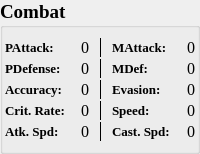
                  <widget class="QGroupBox" name="combatGroupBox">
                   <property name="font">
                    <font>
                     <family>Times New Roman</family>
                     <pointsize>14</pointsize>
                     <bold>true</bold>
                    </font>
                   </property>
                   <property name="title">
                    <string>Combat</string>
                   </property>
                   <layout class="QVBoxLayout" name="verticalLayout_3">
                    <property name="spacing">
                     <number>2</number>
                    </property>
                    <property name="leftMargin">
                     <number>2</number>
                    </property>
                    <property name="topMargin">
                     <number>10</number>
                    </property>
                    <property name="rightMargin">
                     <number>2</number>
                    </property>
                    <property name="bottomMargin">
                     <number>10</number>
                    </property>
                    <item>
                     <layout class="QHBoxLayout" name="attackHLayout">
                      <property name="spacing">
                       <number>10</number>
                      </property>
                      <item>
                       <layout class="QHBoxLayout" name="pAttackHLayout">
                        <property name="spacing">
                         <number>1</number>
                        </property>
                        <item>
                         <widget class="QLabel" name="pAttackTextLabel">
                          <property name="font">
                           <font>
                            <family>Times New Roman</family>
                            <pointsize>10</pointsize>
                            <bold>true</bold>
                           </font>
                          </property>
                          <property name="text">
                           <string>PAttack:</string>
                          </property>
                         </widget>
                        </item>
                        <item>
                         <widget class="QLabel" name="pAttackLabel">
                          <property name="sizePolicy">
                           <sizepolicy hsizetype="MinimumExpanding" vsizetype="Preferred">
                            <horstretch>0</horstretch>
                            <verstretch>0</verstretch>
                           </sizepolicy>
                          </property>
                          <property name="font">
                           <font>
                            <family>Times New Roman</family>
                            <pointsize>12</pointsize>
                            <bold>false</bold>
                           </font>
                          </property>
                          <property name="text">
                           <string>0</string>
                          </property>
                          <property name="alignment">
                           <set>Qt::AlignRight|Qt::AlignTrailing|Qt::AlignVCenter</set>
                          </property>
                         </widget>
                        </item>
                       </layout>
                      </item>
                      <item>
                       <widget class="Line" name="line_2">
                        <property name="frameShadow">
                         <enum>QFrame::Plain</enum>
                        </property>
                        <property name="lineWidth">
                         <number>1</number>
                        </property>
                        <property name="orientation">
                         <enum>Qt::Vertical</enum>
                        </property>
                       </widget>
                      </item>
                      <item>
                       <layout class="QHBoxLayout" name="mAttackHLayout">
                        <property name="spacing">
                         <number>1</number>
                        </property>
                        <item>
                         <widget class="QLabel" name="mAttackTextLabel">
                          <property name="font">
                           <font>
                            <family>Times New Roman</family>
                            <pointsize>10</pointsize>
                            <bold>true</bold>
                           </font>
                          </property>
                          <property name="text">
                           <string>MAttack:</string>
                          </property>
                         </widget>
                        </item>
                        <item>
                         <widget class="QLabel" name="mAttackLabel">
                          <property name="sizePolicy">
                           <sizepolicy hsizetype="MinimumExpanding" vsizetype="Preferred">
                            <horstretch>0</horstretch>
                            <verstretch>0</verstretch>
                           </sizepolicy>
                          </property>
                          <property name="font">
                           <font>
                            <family>Times New Roman</family>
                            <pointsize>12</pointsize>
                            <bold>false</bold>
                           </font>
                          </property>
                          <property name="text">
                           <string>0</string>
                          </property>
                          <property name="alignment">
                           <set>Qt::AlignRight|Qt::AlignTrailing|Qt::AlignVCenter</set>
                          </property>
                         </widget>
                        </item>
                       </layout>
                      </item>
                     </layout>
                    </item>
                    <item>
                     <layout class="QHBoxLayout" name="defenseHLayout">
                      <property name="spacing">
                       <number>10</number>
                      </property>
                      <item>
                       <layout class="QHBoxLayout" name="pDefHLayout">
                        <property name="spacing">
                         <number>1</number>
                        </property>
                        <item>
                         <widget class="QLabel" name="pDefTextLabel">
                          <property name="font">
                           <font>
                            <family>Times New Roman</family>
                            <pointsize>10</pointsize>
                            <bold>true</bold>
                           </font>
                          </property>
                          <property name="text">
                           <string>PDefense:</string>
                          </property>
                         </widget>
                        </item>
                        <item>
                         <widget class="QLabel" name="pDefLabel">
                          <property name="sizePolicy">
                           <sizepolicy hsizetype="MinimumExpanding" vsizetype="Preferred">
                            <horstretch>0</horstretch>
                            <verstretch>0</verstretch>
                           </sizepolicy>
                          </property>
                          <property name="font">
                           <font>
                            <family>Times New Roman</family>
                            <pointsize>12</pointsize>
                            <bold>false</bold>
                           </font>
                          </property>
                          <property name="text">
                           <string>0</string>
                          </property>
                          <property name="alignment">
                           <set>Qt::AlignRight|Qt::AlignTrailing|Qt::AlignVCenter</set>
                          </property>
                         </widget>
                        </item>
                       </layout>
                      </item>
                      <item>
                       <widget class="Line" name="line_3">
                        <property name="frameShadow">
                         <enum>QFrame::Plain</enum>
                        </property>
                        <property name="lineWidth">
                         <number>1</number>
                        </property>
                        <property name="orientation">
                         <enum>Qt::Vertical</enum>
                        </property>
                       </widget>
                      </item>
                      <item>
                       <layout class="QHBoxLayout" name="mDefHLayout">
                        <property name="spacing">
                         <number>1</number>
                        </property>
                        <item>
                         <widget class="QLabel" name="mDefTextLabel">
                          <property name="font">
                           <font>
                            <family>Times New Roman</family>
                            <pointsize>10</pointsize>
                            <bold>true</bold>
                           </font>
                          </property>
                          <property name="text">
                           <string>MDef:</string>
                          </property>
                         </widget>
                        </item>
                        <item>
                         <widget class="QLabel" name="mDefLabel">
                          <property name="sizePolicy">
                           <sizepolicy hsizetype="MinimumExpanding" vsizetype="Preferred">
                            <horstretch>0</horstretch>
                            <verstretch>0</verstretch>
                           </sizepolicy>
                          </property>
                          <property name="font">
                           <font>
                            <family>Times New Roman</family>
                            <pointsize>12</pointsize>
                            <bold>false</bold>
                           </font>
                          </property>
                          <property name="text">
                           <string>0</string>
                          </property>
                          <property name="alignment">
                           <set>Qt::AlignRight|Qt::AlignTrailing|Qt::AlignVCenter</set>
                          </property>
                         </widget>
                        </item>
                       </layout>
                      </item>
                     </layout>
                    </item>
                    <item>
                     <layout class="QHBoxLayout" name="stats_1HLayout">
                      <property name="spacing">
                       <number>10</number>
                      </property>
                      <item>
                       <layout class="QHBoxLayout" name="accuracyHLayout">
                        <property name="spacing">
                         <number>1</number>
                        </property>
                        <item>
                         <widget class="QLabel" name="accuracyTextLabel">
                          <property name="font">
                           <font>
                            <family>Times New Roman</family>
                            <pointsize>10</pointsize>
                            <bold>true</bold>
                           </font>
                          </property>
                          <property name="text">
                           <string>Accuracy:</string>
                          </property>
                         </widget>
                        </item>
                        <item>
                         <widget class="QLabel" name="accuracyLabel">
                          <property name="sizePolicy">
                           <sizepolicy hsizetype="MinimumExpanding" vsizetype="Preferred">
                            <horstretch>0</horstretch>
                            <verstretch>0</verstretch>
                           </sizepolicy>
                          </property>
                          <property name="font">
                           <font>
                            <family>Times New Roman</family>
                            <pointsize>12</pointsize>
                            <bold>false</bold>
                           </font>
                          </property>
                          <property name="text">
                           <string>0</string>
                          </property>
                          <property name="alignment">
                           <set>Qt::AlignRight|Qt::AlignTrailing|Qt::AlignVCenter</set>
                          </property>
                         </widget>
                        </item>
                       </layout>
                      </item>
                      <item>
                       <widget class="Line" name="line_6">
                        <property name="frameShadow">
                         <enum>QFrame::Plain</enum>
                        </property>
                        <property name="lineWidth">
                         <number>1</number>
                        </property>
                        <property name="orientation">
                         <enum>Qt::Vertical</enum>
                        </property>
                       </widget>
                      </item>
                      <item>
                       <layout class="QHBoxLayout" name="evasionHLayout">
                        <property name="spacing">
                         <number>1</number>
                        </property>
                        <item>
                         <widget class="QLabel" name="evasionTextLabel">
                          <property name="font">
                           <font>
                            <family>Times New Roman</family>
                            <pointsize>10</pointsize>
                            <bold>true</bold>
                           </font>
                          </property>
                          <property name="text">
                           <string>Evasion:</string>
                          </property>
                         </widget>
                        </item>
                        <item>
                         <widget class="QLabel" name="evasionLabel">
                          <property name="sizePolicy">
                           <sizepolicy hsizetype="MinimumExpanding" vsizetype="Preferred">
                            <horstretch>0</horstretch>
                            <verstretch>0</verstretch>
                           </sizepolicy>
                          </property>
                          <property name="font">
                           <font>
                            <family>Times New Roman</family>
                            <pointsize>12</pointsize>
                            <bold>false</bold>
                           </font>
                          </property>
                          <property name="text">
                           <string>0</string>
                          </property>
                          <property name="alignment">
                           <set>Qt::AlignRight|Qt::AlignTrailing|Qt::AlignVCenter</set>
                          </property>
                         </widget>
                        </item>
                       </layout>
                      </item>
                     </layout>
                    </item>
                    <item>
                     <layout class="QHBoxLayout" name="stats_2HLayout">
                      <property name="spacing">
                       <number>10</number>
                      </property>
                      <item>
                       <layout class="QHBoxLayout" name="critRateHLayout">
                        <property name="spacing">
                         <number>1</number>
                        </property>
                        <item>
                         <widget class="QLabel" name="critRateTextLabel">
                          <property name="font">
                           <font>
                            <family>Times New Roman</family>
                            <pointsize>10</pointsize>
                            <bold>true</bold>
                           </font>
                          </property>
                          <property name="text">
                           <string>Crit. Rate:</string>
                          </property>
                         </widget>
                        </item>
                        <item>
                         <widget class="QLabel" name="critRateLabel">
                          <property name="sizePolicy">
                           <sizepolicy hsizetype="MinimumExpanding" vsizetype="Preferred">
                            <horstretch>0</horstretch>
                            <verstretch>0</verstretch>
                           </sizepolicy>
                          </property>
                          <property name="font">
                           <font>
                            <family>Times New Roman</family>
                            <pointsize>12</pointsize>
                            <bold>false</bold>
                           </font>
                          </property>
                          <property name="text">
                           <string>0</string>
                          </property>
                          <property name="alignment">
                           <set>Qt::AlignRight|Qt::AlignTrailing|Qt::AlignVCenter</set>
                          </property>
                         </widget>
                        </item>
                       </layout>
                      </item>
                      <item>
                       <widget class="Line" name="line_7">
                        <property name="frameShadow">
                         <enum>QFrame::Plain</enum>
                        </property>
                        <property name="lineWidth">
                         <number>1</number>
                        </property>
                        <property name="orientation">
                         <enum>Qt::Vertical</enum>
                        </property>
                       </widget>
                      </item>
                      <item>
                       <layout class="QHBoxLayout" name="speedHLayout">
                        <property name="spacing">
                         <number>1</number>
                        </property>
                        <item>
                         <widget class="QLabel" name="speedTextLabel">
                          <property name="font">
                           <font>
                            <family>Times New Roman</family>
                            <pointsize>10</pointsize>
                            <bold>true</bold>
                           </font>
                          </property>
                          <property name="text">
                           <string>Speed:</string>
                          </property>
                         </widget>
                        </item>
                        <item>
                         <widget class="QLabel" name="speedLabel">
                          <property name="sizePolicy">
                           <sizepolicy hsizetype="MinimumExpanding" vsizetype="Preferred">
                            <horstretch>0</horstretch>
                            <verstretch>0</verstretch>
                           </sizepolicy>
                          </property>
                          <property name="font">
                           <font>
                            <family>Times New Roman</family>
                            <pointsize>12</pointsize>
                            <bold>false</bold>
                           </font>
                          </property>
                          <property name="text">
                           <string>0</string>
                          </property>
                          <property name="alignment">
                           <set>Qt::AlignRight|Qt::AlignTrailing|Qt::AlignVCenter</set>
                          </property>
                         </widget>
                        </item>
                       </layout>
                      </item>
                     </layout>
                    </item>
                    <item>
                     <layout class="QHBoxLayout" name="stats_3HLayout">
                      <property name="spacing">
                       <number>10</number>
                      </property>
                      <item>
                       <layout class="QHBoxLayout" name="attackSpeedHLayout">
                        <property name="spacing">
                         <number>1</number>
                        </property>
                        <item>
                         <widget class="QLabel" name="attackSpeedTextLabel">
                          <property name="font">
                           <font>
                            <family>Times New Roman</family>
                            <pointsize>10</pointsize>
                            <bold>true</bold>
                           </font>
                          </property>
                          <property name="text">
                           <string>Atk. Spd:</string>
                          </property>
                         </widget>
                        </item>
                        <item>
                         <widget class="QLabel" name="attackSpeedLabel">
                          <property name="sizePolicy">
                           <sizepolicy hsizetype="MinimumExpanding" vsizetype="Preferred">
                            <horstretch>0</horstretch>
                            <verstretch>0</verstretch>
                           </sizepolicy>
                          </property>
                          <property name="font">
                           <font>
                            <family>Times New Roman</family>
                            <pointsize>12</pointsize>
                            <bold>false</bold>
                           </font>
                          </property>
                          <property name="text">
                           <string>0</string>
                          </property>
                          <property name="alignment">
                           <set>Qt::AlignRight|Qt::AlignTrailing|Qt::AlignVCenter</set>
                          </property>
                         </widget>
                        </item>
                       </layout>
                      </item>
                      <item>
                       <widget class="Line" name="line_8">
                        <property name="frameShadow">
                         <enum>QFrame::Plain</enum>
                        </property>
                        <property name="lineWidth">
                         <number>1</number>
                        </property>
                        <property name="orientation">
                         <enum>Qt::Vertical</enum>
                        </property>
                       </widget>
                      </item>
                      <item>
                       <layout class="QHBoxLayout" name="castSpeedHLayout">
                        <property name="spacing">
                         <number>1</number>
                        </property>
                        <item>
                         <widget class="QLabel" name="castingSpeedTextLabel">
                          <property name="font">
                           <font>
                            <family>Times New Roman</family>
                            <pointsize>10</pointsize>
                            <bold>true</bold>
                           </font>
                          </property>
                          <property name="text">
                           <string>Cast. Spd:</string>
                          </property>
                         </widget>
                        </item>
                        <item>
                         <widget class="QLabel" name="castingSpeedLabel">
                          <property name="sizePolicy">
                           <sizepolicy hsizetype="MinimumExpanding" vsizetype="Preferred">
                            <horstretch>0</horstretch>
                            <verstretch>0</verstretch>
                           </sizepolicy>
                          </property>
                          <property name="font">
                           <font>
                            <family>Times New Roman</family>
                            <pointsize>12</pointsize>
                            <bold>false</bold>
                           </font>
                          </property>
                          <property name="text">
                           <string>0</string>
                          </property>
                          <property name="alignment">
                           <set>Qt::AlignRight|Qt::AlignTrailing|Qt::AlignVCenter</set>
                          </property>
                         </widget>
                        </item>
                       </layout>
                      </item>
                     </layout>
                    </item>
                   </layout>
                  </widget>
